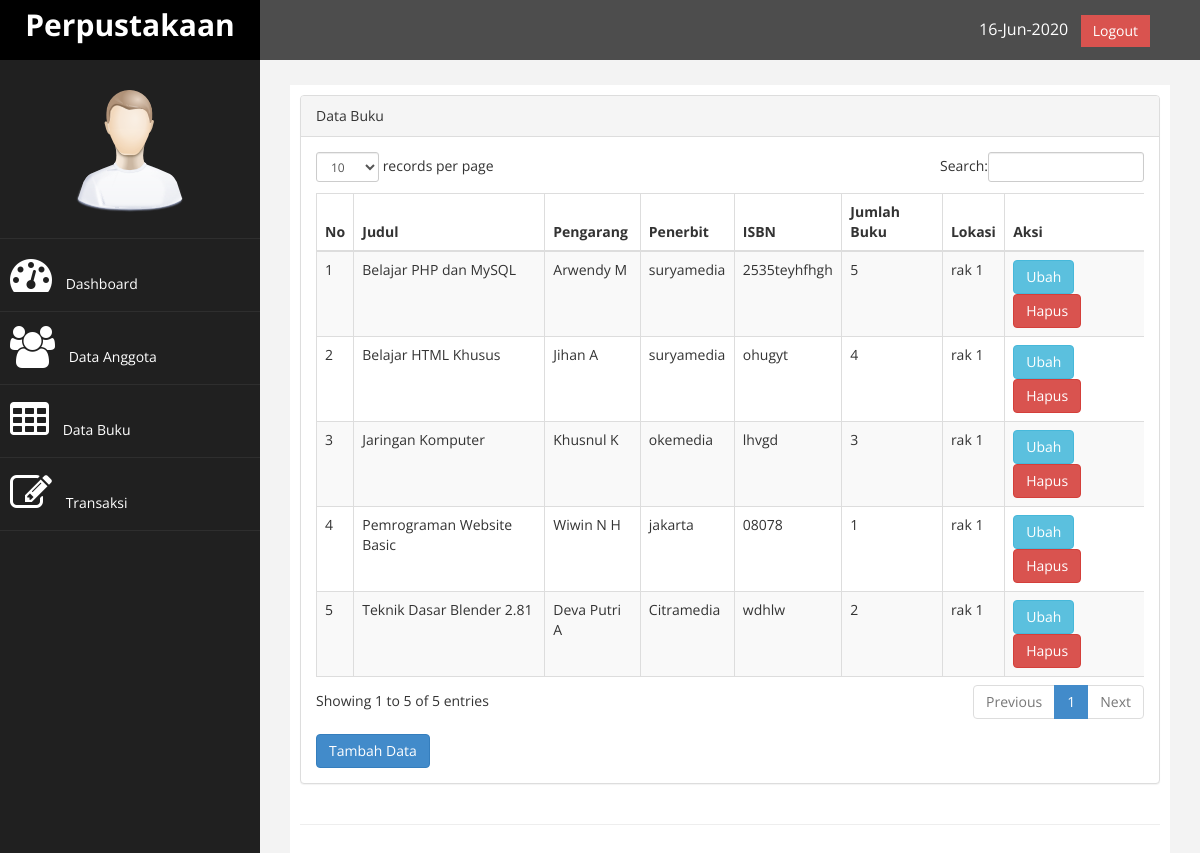
The app's page /index.php?page=buku (signed in) with its own data.
### tables this page shows
CREATE TABLE `tb_buku` (
  `id` int(11) NOT NULL,
  `judul` varchar(200) NOT NULL,
  `pengarang` varchar(100) NOT NULL,
  `penerbit` varchar(150) NOT NULL,
  `tahun_terbit` varchar(4) NOT NULL,
  `isbn` varchar(25) NOT NULL,
  `jumlah_buku` int(3) NOT NULL,
  `lokasi` enum('rak 1','rak 2','rak 3') NOT NULL,
  `tgl_input` date NOT NULL
);

### page/buku/buku.php (the view)
<div class="row">
                <div class="col-md-12">
                    <div class="panel panel-default">
                        <div class="panel-heading">
                             Data Buku
                        </div>
                        <div class="panel-body">
                            <div class="table-responsive">
                                <table class="table table-striped table-bordered table-hover" id="dataTables-example">
                                    <thead>
                                        <tr>
                                            <th>No</th>
                                            <th>Judul</th>
                                            <th>Pengarang</th>
                                            <th>Penerbit</th>
                                            <th>ISBN</th>
											<th>Jumlah Buku</th>
											<th>Lokasi</th>
											<?php
											if (isset ($_SESSION['admin'])) { ?>
											<th>Aksi</th>
											<?php } ?>
                                        </tr>
                                    </thead>
                                    <tbody>
										<?php
											$no = 1;
											$sql = $koneksi->query("select * from tb_buku");
											while ($data=$sql->fetch_assoc()) {
										?>
										<tr>
											<td><?php echo $no++; ?></td>
											<td><?php echo $data['judul'];?></td>
											<td><?php echo $data['pengarang'];?></td>
											<td><?php echo $data['penerbit'];?></td>
											<td><?php echo $data['isbn'];?></td>
											<td><?php echo $data['jumlah_buku'];?></td>
											<td><?php echo $data['lokasi'];?></td>
											<?php
											if (isset ($_SESSION['admin'])) { ?>
											<td>
												<a href="?page=buku&aksi=ubah&id=<?php echo $data['id']; ?>" class="btn btn-info" >Ubah</a>
												<a onclick="return confirm('Hapus data ini?')"href="?page=buku&aksi=hapus&id=<?php echo $data['id']; ?>" class="btn btn-danger" >Hapus</a>
											</td>
											<?php } ?>
										</tr>
										<?php } ?>
									</tbody>
									</table>
									</div>
									<a href="?page=buku&aksi=tambah" class="btn btn-primary" style="margin-top: 8px;">Tambah Data</a>
								</div>
						</div>
					</div>
		</div>

### assets/css/custom.css (style rules this page uses)
body { font-family: 'Open Sans', sans-serif; }

### records on screen
tb_buku: judul "Belajar PHP dan MySQL", pengarang "Arwendy M", penerbit "suryamedia", isbn "2535teyhfhgh", jumlah_buku "5", lokasi "rak 1"
tb_buku: judul "Belajar HTML Khusus", pengarang "Jihan A", penerbit "suryamedia", isbn "ohugyt", jumlah_buku "4", lokasi "rak 1"
tb_buku: judul "Jaringan Komputer", pengarang "Khusnul K", penerbit "okemedia", isbn "lhvgd", jumlah_buku "3", lokasi "rak 1"
tb_buku: judul "Pemrograman Website Basic", pengarang "Wiwin N H", penerbit "jakarta", isbn "08078", jumlah_buku "1", lokasi "rak 1"
tb_buku: judul "Teknik Dasar Blender 2.81", pengarang "Deva Putri A", penerbit "Citramedia", isbn "wdhlw", jumlah_buku "2", lokasi "rak 1"
